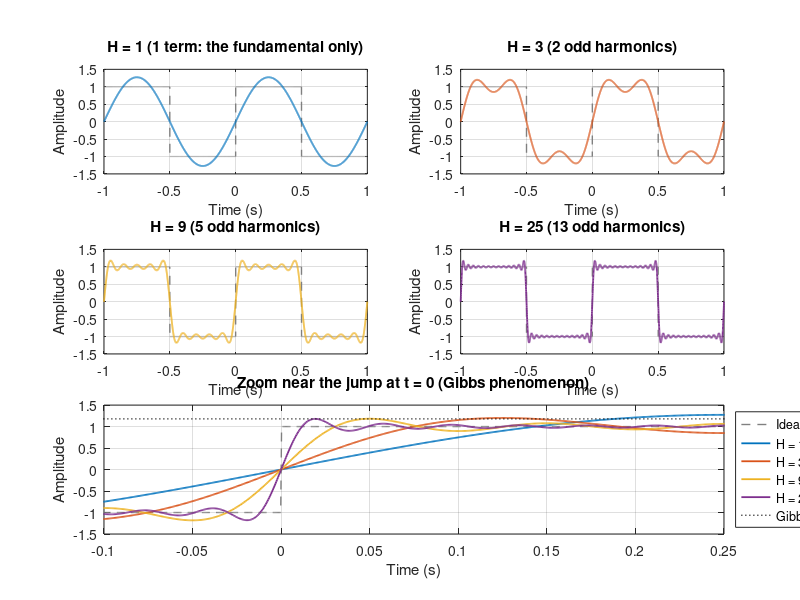

The MATLAB script that drew this image:
% =========================================================================
% Digital Signal Processing - Lecture 5: Fourier Series, DTFT and DFT
% File: exercise1.m
% Exercise 1: Build a Square Wave from Harmonics
%   - Task 2: Build a square wave from odd harmonics for H = 1, 3, 9, 25
%   - Task 3: Plot the four results so they can be compared
%   - Task 5: Zoom in on a sharp transition (Gibbs phenomenon)
% Output: square-wave-comparison.png (saved next to this script)
% =========================================================================

clear; close all; clc;

outDir = fileparts(mfilename('fullpath'));
if isempty(outDir)
    outDir = pwd;
end

%% Common Parameters
t = linspace(-1, 1, 4000);          % 2 s of a 1 Hz square wave
Hvalues = [1 3 9 25];               % highest odd harmonic used
idealSquare = sign(sin(2*pi*t));    % ideal square wave, for reference

colors = [0      0.4470 0.7410;
          0.8500 0.3250 0.0980;
          0.9290 0.6940 0.1250;
          0.4940 0.1840 0.5560];
gray = [0.5 0.5 0.5];

%% =========================================================================
% Task 2: Build the approximations
%   x(t) = (4/pi) * sum over odd k <= H of sin(2*pi*k*t) / k
% =========================================================================
fprintf('Running Task 2: Building square wave approximations...\n');

approx = zeros(length(Hvalues), length(t));
for i = 1:length(Hvalues)
    H = Hvalues(i);
    x = zeros(size(t));
    for k = 1:2:H
        x = x + (4/pi) * sin(2*pi*k*t) / k;
    end
    approx(i, :) = x;

    fprintf('  H = %2d: %2d harmonics, peak value = %.4f (overshoot %.1f%%)\n', ...
        H, (H+1)/2, max(x), (max(x) - 1) * 100);
end

%% =========================================================================
% Task 3: Plot the four results so they can be compared
% Task 5: Look closely near the sharp transitions
% =========================================================================
fprintf('Running Task 3: Plotting the comparison...\n');

fig = figure('Name', 'Exercise 1: Square Wave from Harmonics', ...
    'NumberTitle', 'off', 'Color', 'w', 'Position', [100 100 1000 900]);

for i = 1:length(Hvalues)
    subplot(3, 2, i);
    plot(t, idealSquare, '--', 'Color', gray, 'LineWidth', 1); hold on;
    plot(t, approx(i, :), 'Color', colors(i, :), 'LineWidth', 1.3);
    hold off;
    nTerms = (Hvalues(i)+1)/2;
    if nTerms == 1
        title(sprintf('H = %d (1 term: the fundamental only)', Hvalues(i)));
    else
        title(sprintf('H = %d (%d odd harmonics)', Hvalues(i), nTerms));
    end
    xlabel('Time (s)'); ylabel('Amplitude');
    grid on;
    xlim([-1, 1]);
    ylim([-1.5, 1.5]);
end

% Zoom on the jump at t = 0 with all four approximations overlaid
subplot(3, 2, [5 6]);
plot(t, idealSquare, '--', 'Color', gray, 'LineWidth', 1); hold on;
for i = 1:length(Hvalues)
    plot(t, approx(i, :), 'Color', colors(i, :), 'LineWidth', 1.3);
end
plot([-1 1], [1.179 1.179], ':', 'Color', 'k', 'LineWidth', 1);   % Gibbs limit, about 9% of the jump
hold off;
title('Zoom near the jump at t = 0 (Gibbs phenomenon)');
xlabel('Time (s)'); ylabel('Amplitude');
legend('Ideal square wave', 'H = 1', 'H = 3', 'H = 9', 'H = 25', ...
    'Gibbs limit \approx 1.18', 'Location', 'eastoutside');
grid on;
xlim([-0.1, 0.25]);
ylim([-1.5, 1.5]);

saveas(fig, fullfile(outDir, 'square-wave-comparison.png'));
fprintf('Saved square-wave-comparison.png\n');
